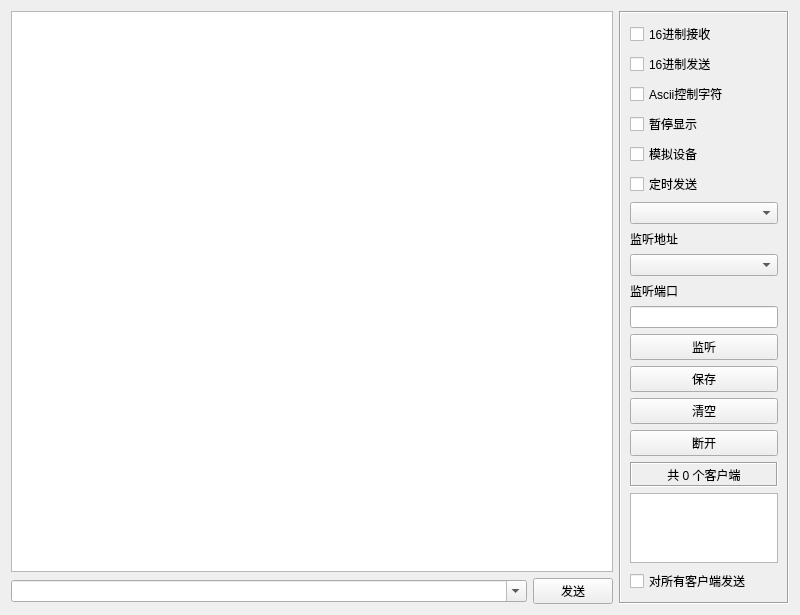
<?xml version="1.0" encoding="UTF-8"?>
<ui version="4.0">
 <class>frmTcpServer</class>
 <widget class="QWidget" name="frmTcpServer">
  <property name="geometry">
   <rect>
    <x>0</x>
    <y>0</y>
    <width>800</width>
    <height>600</height>
   </rect>
  </property>
  <property name="windowTitle">
   <string>Form</string>
  </property>
  <layout class="QGridLayout" name="gridLayout">
   <item row="0" column="0">
    <widget class="QTextEdit" name="txtMain">
     <property name="readOnly">
      <bool>true</bool>
     </property>
    </widget>
   </item>
   <item row="0" column="1" rowspan="2">
    <widget class="QFrame" name="frame">
     <property name="minimumSize">
      <size>
       <width>170</width>
       <height>0</height>
      </size>
     </property>
     <property name="maximumSize">
      <size>
       <width>170</width>
       <height>16777215</height>
      </size>
     </property>
     <property name="frameShape">
      <enum>QFrame::Box</enum>
     </property>
     <property name="frameShadow">
      <enum>QFrame::Sunken</enum>
     </property>
     <layout class="QVBoxLayout" name="verticalLayout_3">
      <property name="leftMargin">
       <number>9</number>
      </property>
      <property name="topMargin">
       <number>9</number>
      </property>
      <property name="rightMargin">
       <number>9</number>
      </property>
      <property name="bottomMargin">
       <number>9</number>
      </property>
      <item>
       <widget class="QCheckBox" name="ckHexReceive">
        <property name="text">
         <string>16进制接收</string>
        </property>
       </widget>
      </item>
      <item>
       <widget class="QCheckBox" name="ckHexSend">
        <property name="text">
         <string>16进制发送</string>
        </property>
       </widget>
      </item>
      <item>
       <widget class="QCheckBox" name="ckAscii">
        <property name="text">
         <string>Ascii控制字符</string>
        </property>
       </widget>
      </item>
      <item>
       <widget class="QCheckBox" name="ckShow">
        <property name="text">
         <string>暂停显示</string>
        </property>
       </widget>
      </item>
      <item>
       <widget class="QCheckBox" name="ckDebug">
        <property name="text">
         <string>模拟设备</string>
        </property>
       </widget>
      </item>
      <item>
       <widget class="QCheckBox" name="ckAutoSend">
        <property name="text">
         <string>定时发送</string>
        </property>
       </widget>
      </item>
      <item>
       <widget class="QComboBox" name="cboxInterval"/>
      </item>
      <item>
       <widget class="QLabel" name="labListenIP">
        <property name="text">
         <string>监听地址</string>
        </property>
       </widget>
      </item>
      <item>
       <widget class="QComboBox" name="cboxListenIP"/>
      </item>
      <item>
       <widget class="QLabel" name="labListenPort">
        <property name="text">
         <string>监听端口</string>
        </property>
       </widget>
      </item>
      <item>
       <widget class="QLineEdit" name="txtListenPort"/>
      </item>
      <item>
       <widget class="QPushButton" name="btnListen">
        <property name="text">
         <string>监听</string>
        </property>
       </widget>
      </item>
      <item>
       <widget class="QPushButton" name="btnSave">
        <property name="text">
         <string>保存</string>
        </property>
       </widget>
      </item>
      <item>
       <widget class="QPushButton" name="btnClear">
        <property name="text">
         <string>清空</string>
        </property>
       </widget>
      </item>
      <item>
       <widget class="QPushButton" name="btnClose">
        <property name="text">
         <string>断开</string>
        </property>
       </widget>
      </item>
      <item>
       <widget class="QLabel" name="labCount">
        <property name="minimumSize">
         <size>
          <width>0</width>
          <height>25</height>
         </size>
        </property>
        <property name="frameShape">
         <enum>QFrame::Box</enum>
        </property>
        <property name="frameShadow">
         <enum>QFrame::Sunken</enum>
        </property>
        <property name="text">
         <string>共 0 个客户端</string>
        </property>
        <property name="alignment">
         <set>Qt::AlignCenter</set>
        </property>
       </widget>
      </item>
      <item>
       <widget class="QListWidget" name="listWidget"/>
      </item>
      <item>
       <widget class="QCheckBox" name="ckSelectAll">
        <property name="text">
         <string>对所有客户端发送</string>
        </property>
       </widget>
      </item>
     </layout>
    </widget>
   </item>
   <item row="1" column="0">
    <widget class="QWidget" name="widget" native="true">
     <layout class="QHBoxLayout" name="layTcpServer">
      <property name="leftMargin">
       <number>0</number>
      </property>
      <property name="topMargin">
       <number>0</number>
      </property>
      <property name="rightMargin">
       <number>0</number>
      </property>
      <property name="bottomMargin">
       <number>0</number>
      </property>
      <item>
       <widget class="QComboBox" name="cboxData">
        <property name="sizePolicy">
         <sizepolicy hsizetype="Ignored" vsizetype="Fixed">
          <horstretch>0</horstretch>
          <verstretch>0</verstretch>
         </sizepolicy>
        </property>
        <property name="editable">
         <bool>true</bool>
        </property>
       </widget>
      </item>
      <item>
       <widget class="QPushButton" name="btnSend">
        <property name="minimumSize">
         <size>
          <width>80</width>
          <height>0</height>
         </size>
        </property>
        <property name="maximumSize">
         <size>
          <width>80</width>
          <height>16777215</height>
         </size>
        </property>
        <property name="text">
         <string>发送</string>
        </property>
       </widget>
      </item>
     </layout>
    </widget>
   </item>
  </layout>
 </widget>
 <tabstops>
  <tabstop>txtMain</tabstop>
  <tabstop>ckHexReceive</tabstop>
  <tabstop>ckHexSend</tabstop>
  <tabstop>ckAscii</tabstop>
  <tabstop>ckShow</tabstop>
  <tabstop>ckDebug</tabstop>
  <tabstop>ckAutoSend</tabstop>
  <tabstop>cboxInterval</tabstop>
  <tabstop>cboxListenIP</tabstop>
  <tabstop>txtListenPort</tabstop>
  <tabstop>btnListen</tabstop>
  <tabstop>btnSave</tabstop>
  <tabstop>btnClear</tabstop>
  <tabstop>btnClose</tabstop>
  <tabstop>listWidget</tabstop>
  <tabstop>ckSelectAll</tabstop>
  <tabstop>cboxData</tabstop>
  <tabstop>btnSend</tabstop>
 </tabstops>
 <resources/>
 <connections/>
</ui>
